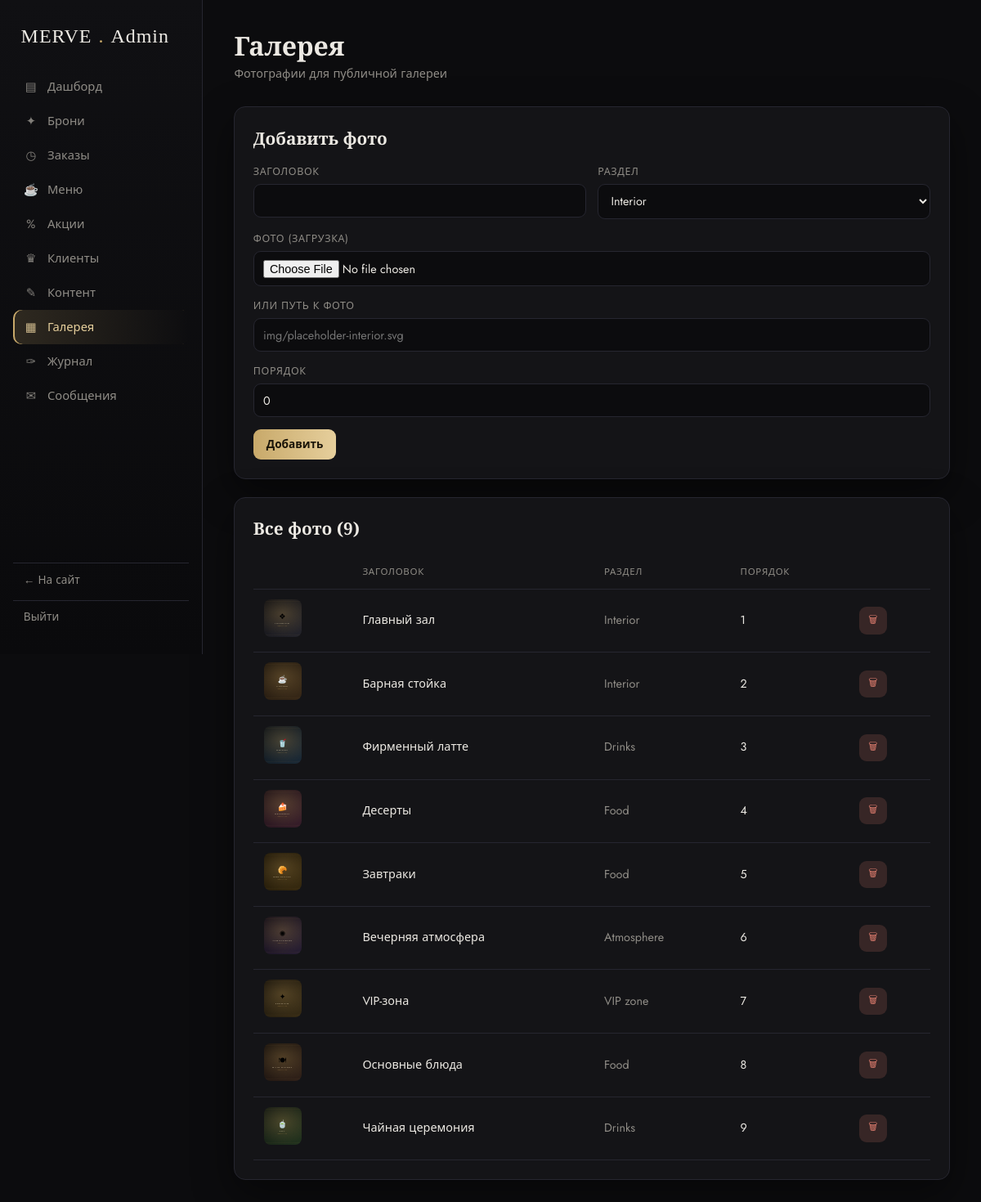
/admin/gallery (signed in), run on the app's committed database.
### app/models.py (models this page shows)
class Gallery(db.Model):
    __tablename__ = "gallery"
    id = db.Column(db.Integer, primary_key=True)
    title = db.Column(db.String(120), default="")
    section = db.Column(db.String(40), default="Interior")  # Interior|Food|Drinks|Atmosphere|VIP zone
    image = db.Column(db.String(255), nullable=False)
    sort_order = db.Column(db.Integer, default=0)
    @property
    def image_url(self):
        if self.image.startswith("http"):
            return self.image
        if "/" in self.image:
            return self.image
        return "img/" + self.image

### app/blueprints/admin.py (the view, shortened to what this page needs)
@admin_bp.route("/gallery", methods=["GET", "POST"])
def gallery():
    rows = Gallery.query.order_by(Gallery.sort_order).all()
    return render_template("admin/gallery.html", rows=rows)

### app/blueprints/admin.py (called while the page is built)
@admin_bp.before_request
@login_required
def guard():
    if not current_user.is_admin:
        from flask import abort
        abort(403)

### app/models.py (called while the page is built)
@login_manager.user_loader
def load_user(user_id):
    return db.session.get(User, int(user_id))

    @property
    def is_admin(self) -> bool:
        return self.role == "admin"

### app/templates/admin/gallery.html (shortened to what this page needs)
{% extends "admin/base_admin.html" %}
{% block content %}
<div class="admin-head"><div><h1>Галерея</h1><div class="sub">Фотографии для публичной галереи</div></div></div>
<div class="panel">
  <h3>Добавить фото</h3>
  <form method="post" action="{{ url_for('admin.gallery') }}" enctype="multipart/form-data" class="form-grid">
    <div class="form-grid cols-2 full">
      <div class="fld"><label>Заголовок</label><input type="text" name="title"></div>
      <div class="fld"><label>Раздел</label>
        <select name="section">
          {% for s in ['Interior', 'Food', 'Drinks', 'Atmosphere', 'VIP zone'] %}<option value="{{ s }}">{{ s }}</option>{% endfor %}
        </select>
      </div>
    </div>
    <div class="fld full"><label>Фото (загрузка)</label><input type="file" name="image" accept="image/*"></div>
    <div class="fld full"><label>или путь к фото</label><input type="text" name="image_url" placeholder="img/placeholder-interior.svg"></div>
    <div class="fld"><label>Порядок</label><input type="number" name="sort_order" value="0"></div>
    <div class="full"><button class="btn btn-gold" type="submit">Добавить</button></div>
  </form>
</div>
<div class="panel">
  <h3>Все фото ({{ rows|length }})</h3>
  <table class="tbl">
    <thead><tr><th></th><th>Заголовок</th><th>Раздел</th><th>Порядок</th><th></th></tr></thead>
    <tbody>
    {% for g in rows %}
      <tr>
        <td><img class="thumb" src="{{ url_for('static', filename=g.image_url) }}" alt=""></td>
        <td>{{ g.title or '—' }}</td>
        <td class="muted">{{ g.section }}</td>
        <td>{{ g.sort_order }}</td>
        <td><form class="inline-form" method="post" action="{{ url_for('admin.gallery_delete', gid=g.id) }}" onsubmit="return confirm('Удалить?')"><button class="btn btn-red btn-sm">🗑</button></form></td>
      </tr>
    {% else %}<tr><td colspan="5" class="muted">Фото нет</td></tr>{% endfor %}
    </tbody>
  </table>
</div>
{% endblock %}

### app/static/css/admin.css (style rules this page uses)
:root { --a-bg:#0c0c0e; --a-panel:#141417; --a-panel-2:#1b1b20; --a-line:#262630; --a-gold:#c8a96a; --a-gold-soft:#e6cf9c; --a-text:#ece9e3; --a-muted:#8f8c86; --a-green:#5fb98a; --a-red:#d97a6c; --a-blue:#7fa8d9; --a-amber:#d9b86c; --a-radius:14px; --a-shadow:0 18px 50px rgba(0,0,0,.45); }
* { box-sizing:border-box }
body.admin { margin:0;background:var(--a-bg);color:var(--a-text); font-family:"Jost",system-ui,sans-serif;font-size:15px;line-height:1.5; -webkit-font-smoothing:antialiased; }
h1,h2,h3,h4 { font-family:"Cormorant Garamond","Jost",serif;font-weight:600;margin:0 }
.admin-head { display:flex;justify-content:space-between;align-items:center;margin-bottom:1.8rem;gap:1rem;flex-wrap:wrap }
.admin-head h1 { font-size:2rem }
.admin-head .sub { color:var(--a-muted);font-size:.9rem }
.panel { background:var(--a-panel);border:1px solid var(--a-line);border-radius:var(--a-radius);padding:1.4rem;box-shadow:var(--a-shadow) }
.panel + .panel { margin-top:1.4rem }
.panel h3 { font-size:1.3rem;margin-bottom:1rem;display:flex;justify-content:space-between;align-items:center }
.tbl { width:100%;border-collapse:collapse;font-size:.9rem }
.tbl th,.tbl td { text-align:left;padding:.75rem .8rem;border-bottom:1px solid var(--a-line);vertical-align:middle }
.tbl th { color:var(--a-muted);font-weight:500;text-transform:uppercase;font-size:.72rem;letter-spacing:.06em }
.tbl img.thumb { width:46px;height:46px;border-radius:8px;object-fit:cover }
.btn { display:inline-flex;align-items:center;gap:.4rem;border:none;cursor:pointer;border-radius:9px; padding:.55rem 1rem;font-size:.85rem;font-family:inherit;transition:.2s;text-decoration:none }
.btn-gold { background:linear-gradient(90deg,var(--a-gold),var(--a-gold-soft));color:#1a1408;font-weight:600 }
.btn-red { background:rgba(217,122,108,.18);color:var(--a-red) }
.btn-sm { padding:.38rem .7rem;font-size:.78rem }
.inline-form { display:inline }
.form-grid { display:grid;gap:.9rem }
.form-grid.cols-2 { grid-template-columns:1fr 1fr }
.fld { display:flex;flex-direction:column;gap:.35rem }
.fld label { font-size:.78rem;color:var(--a-muted);text-transform:uppercase;letter-spacing:.05em }
.fld input,.fld select,.fld textarea { background:var(--a-bg);border:1px solid var(--a-line);border-radius:9px;color:var(--a-text); padding:.6rem .7rem;font-family:inherit;font-size:.9rem;width:100% }
.full { grid-column:1/-1 }
.muted { color:var(--a-muted) }

### data on the page
Gallery: image (placeholder picture), title "Главный зал", section "Interior", sort_order "1"
Gallery: image (placeholder picture), title "Барная стойка", section "Interior", sort_order "2"
Gallery: image (placeholder picture), title "Фирменный латте", section "Drinks", sort_order "3"
Gallery: image (placeholder picture), title "Десерты", section "Food", sort_order "4"
Gallery: image (placeholder picture), title "Завтраки", section "Food", sort_order "5"
Gallery: image (placeholder picture), title "Вечерняя атмосфера", section "Atmosphere", sort_order "6"
Gallery: image (placeholder picture), title "VIP-зона", section "VIP zone", sort_order "7"
Gallery: image (placeholder picture), title "Основные блюда", section "Food", sort_order "8"
Gallery: image (placeholder picture), title "Чайная церемония", section "Drinks", sort_order "9"

### other printed values
{{ rows|length }} "9"
form field section "Interior"
